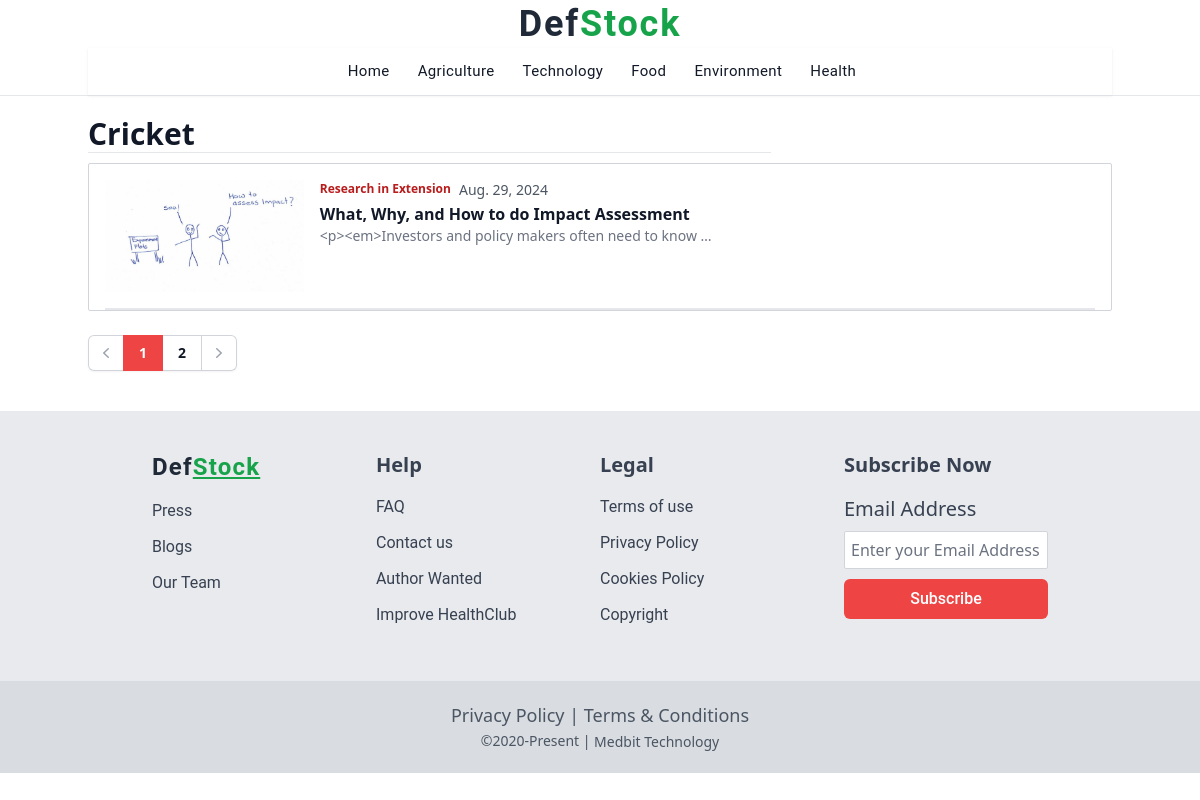
Screenshot of /category_blogs/research-in-extension/ with the database file from the repository.
### blog/models.py (models this page shows, shortened)
class Blog(models.Model):
    user = models.ForeignKey(
        User,
        related_name='user_blogs',
        on_delete=models.CASCADE,
        null=True
    )
    category = models.ForeignKey(
        Category,
        related_name='category_blogs',
        on_delete=models.CASCADE,
        null=True
    )
    tags = models.ManyToManyField(
        Tag,
        related_name='tag_blogs',
        blank=True
    )
    likes = models.ManyToManyField(
        User,
        related_name='user_likes',
        blank=True
    )
    title = models.CharField(
        max_length=250
    )
    slug = models.SlugField(max_length=150, null=True, blank=True)
    banner = models.ImageField(upload_to='blog_banners')
    description = RichTextField()
    created_date = models.DateField(auto_now_add=True)

class Category(models.Model):
    title = models.CharField(max_length=150, unique=True)
    slug = models.SlugField(null=True, blank=True)
    created_date = models.DateField(auto_now_add=True)

### blog/views.py (the view)
# urls.py: path('category_blogs/<str:slug>/', views.category_blogs, name='category_blogs'),
def category_blogs(request, slug):
    category = get_object_or_404(Category, slug=slug)
    queryset = category.category_blogs.all()
    tags = Tag.objects.order_by('-created_date')[:4]
    page = request.GET.get('page', 1)
    paginator = Paginator(queryset, 5)
    all_blogs = Blog.objects.order_by('-created_date')[:5]
    try:
        blogs = paginator.page(page)
    except EmptyPage:
        blogs = paginator.page(1)
    except PageNotAnInteger:
        blogs = paginator.page(1)
        return redirect('blogs')
    context ={
        "blogs": blogs,
        "tags": tags,
        "all_blogs": all_blogs,
        "queryset": queryset
    }
    return render(request, 'pages/category_blogs.html', context=context)

### blog/context_processors.py (called while the page is built)
def get_all_categories(request):
    categories = Category.objects.all()
    context = {
        "categories": categories
    }
    return context

### templates/pages/category_blogs.html (shortened to what this page needs)
{% extends "../base.html" %}
{% block content %}
<div class='mt-5'>
    <h2 class='text-3xl font-bold text-gray-900 '>Cricket{{ category.title|title }} {{ blog.count }}</h2>
    <hr class="border-1 w-2/3" />
    <div class='gap-x-3'>
      <div class='gap-0.5 '>
        <div class=" border rounded-sm border-gray-300 px-4 mt-2.5">
        {% for blog in blogs %}
        {% include "../components/blog_card.html" %}
        {% endfor %}
        </div>
      </div>
    </div>
    <div class="">
      {% include "../components/pagination.html" %}
    </div>
</div>
  {% endblock content %}

### templates/components/blog_card.html
<div class="w-full ">
    <div class="flex space-x-4 pt-4 pb-4 border-b-2">
      <div class=" overflow-hidden bg-cover bg-no-repeat">
        <img
            class="w-auto h-28 "
          src="{{ blog.banner.url }}"
          alt="PostCategoryImage"/>
      </div>
      <div>
        <div class="flex space-x-2">
          <p class="sm:text-[11px] md:text-[12px] hover: hover:cursor-pointer font-bold text-red-700">
            {{ blog.category.title }}
          </p>
          <p class="text-gray-600 text-sm text-[13px]">
            {{ blog.created_date }}
          </p>
        </div>
        <div>
          <h1
            class="font-bold  mt-0.5 hover:cursor-pointer text-gray-900 hover:underline">
            {{ blog.title }}
          </h1>
          <p class="text-sm text-gray-500">
            {{ blog.description|truncatewords:8 }}
          </p>
        </div>
      </div>
    </div>
</div>

### rows the page displays
Blog: banner (picture), category "Research in Extension", created_date "Aug. 29, 2024", title "What, Why, and How to do Impact Assessment", description "<p><em>Investors and policy makers often need to know …"
